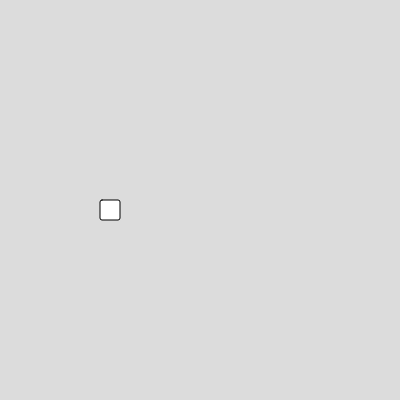
Frame 1 (no input)
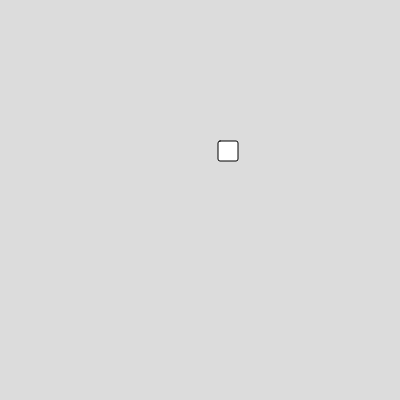
Frame 60 (no input)
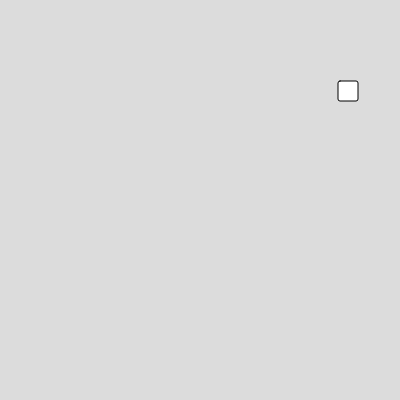
Frame 120 (the mouse pressed at the canvas centre since frame 60)

The p5.js sketch that drew these frames (run headless with seeded random() and noise() and a simulated clock; from frame 60 on, the mouse is pressed at the canvas centre):

// p5.js sketch
// ── sketch.js
var box;

function setup() 
{
  createCanvas(400, 400);
  box = new Box(100,200,20,20,2,1);
}

function draw() 
{
  background(220);
  box.show();
  box.move();
  box.moveup();
}


// ── box.js
class Box
  {
    constructor(x,y,w,h,vx,vy)
    {
      this.x =x;
      this.y =y;
      this.w =w;
      this.h =h;
      this.vx =vx;
      this.vy =vy;
    }

    show()
    {
      rect(this.x,this.y,this.w,this.h,this.vx);
    }

    move()
    {
      this.x = this.x + this.vx;
    }

    moveup()
    {
      this.y = this.y - this.vy;
    }
    


  }

  
